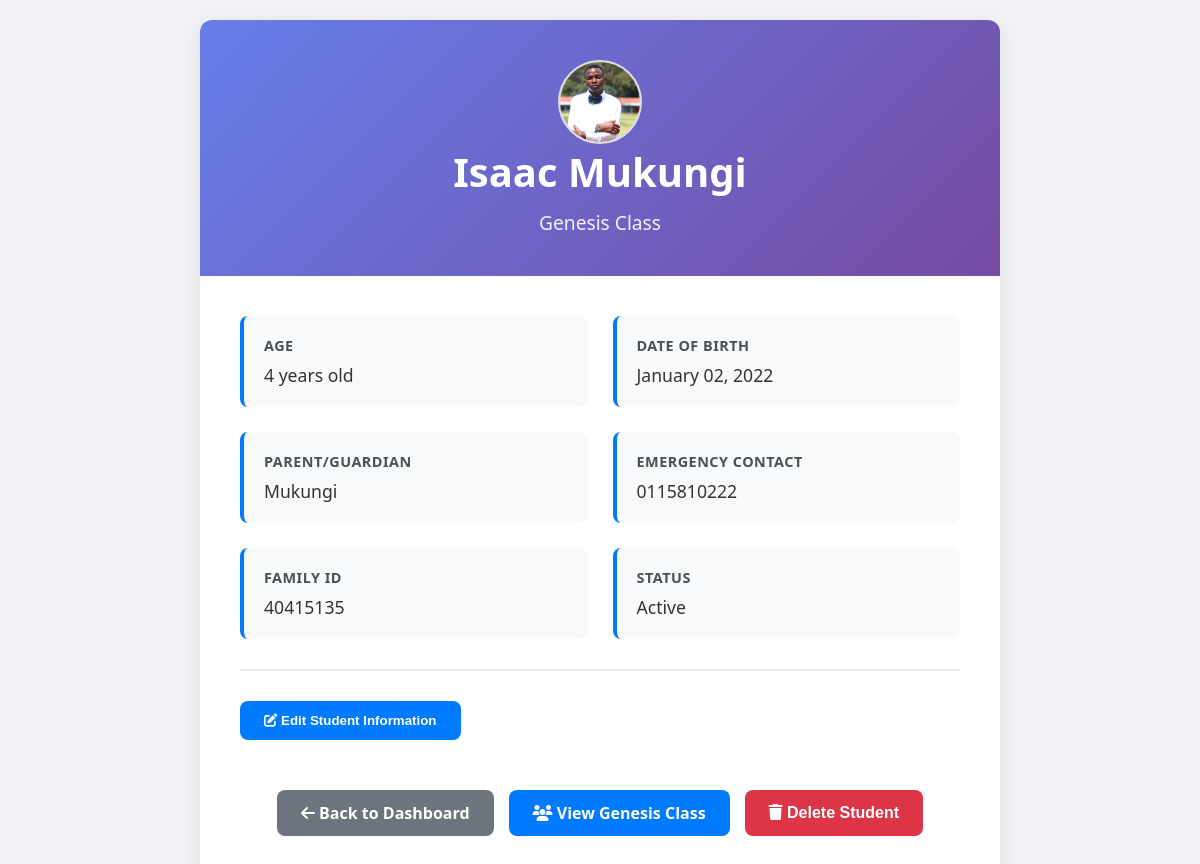
Page /student/40 (signed in) on the committed database.
### app.py (models this page shows)
class Student(db.Model):
    id = db.Column(db.Integer, primary_key=True)
    name = db.Column(db.String(100), nullable=False)
    dob = db.Column(db.String(20), nullable=False)
    parent = db.Column(db.String(100))
    contact = db.Column(db.String(50))
    student_class = db.Column(db.String(50))
    status = db.Column(db.String(10), default="active")
    deletion_requested = db.Column(db.Boolean, default=False)
    profile_image = db.Column(db.String(200))  # Store image filename
    family_id = db.Column(db.String(50))  # For grouping family members

### app.py (the view)
@app.route("/student/<int:student_id>")
def student_detail(student_id):
    if "user" not in session:
        flash("Please log in first.", "error")
        return redirect(url_for("home"))
    student = Student.query.get_or_404(student_id)
    birth_date = datetime.strptime(student.dob, "%Y-%m-%d")
    today = datetime.now()
    age = today.year - birth_date.year - ((today.month, today.day) < (birth_date.month, birth_date.day))
    formatted_date = birth_date.strftime("%B %d, %Y")
    return render_template("student_detail.html",
                         student=student,
                         age=age,
                         formatted_date=formatted_date)

### app.py (called while the page is built)
@app.context_processor
def inject_now():
    return {'now': datetime.now}

@app.context_processor
def utility_functions():
    def attendance_present(student_id, sunday):
        record = Attendance.query.filter_by(student_id=student_id, date=sunday).first()
        return record.present if record else False
    return dict(attendance_present=attendance_present)

### templates/student_detail.html (shortened to what this page needs)
<!DOCTYPE html>
<html lang="en">
<head>
    <link rel="stylesheet" href="{{ url_for('static', filename='css/styles.css') }}">
    <link rel="stylesheet" href="https://cdnjs.cloudflare.com/ajax/libs/font-awesome/6.5.0/css/all.min.css">
</head>
<body>
    <div class="student-profile">
        <div class="profile-header">
            {% if student.profile_image %}
                <img src="{{ url_for('static', filename='uploads/profiles/' + student.profile_image) }}"
                     alt="{{ student.name }}"
                     class="profile-image"
                     onclick="showLargeImage('{{ url_for('static', filename='uploads/profiles/' + student.profile_image) }}')">
            {% else %}
                <div class="default-avatar" onclick="alert('No profile photo available')">
                    <i class="fas fa-user"></i>
                </div>
            {% endif %}
            <h1 class="student-name">{{ student.name }}</h1>
            <p class="student-class">{{ student.student_class }} Class</p>
        </div>
        <div class="profile-content">
            <div class="info-grid">
                <div class="info-item">
                    <div class="info-label">Age</div>
                    <div class="info-value">{{ age }} years old</div>
                </div>
                <div class="info-item">
                    <div class="info-label">Date of Birth</div>
                    <div class="info-value">{{ formatted_date }}</div>
                </div>
                <div class="info-item">
                    <div class="info-label">Parent/Guardian</div>
                    <div class="info-value">{{ student.parent or 'Not provided' }}</div>
                </div>
                <div class="info-item">
                    <div class="info-label">Emergency Contact</div>
                    <div class="info-value">{{ student.contact or 'Not provided' }}</div>
                </div>
                {% if student.family_id %}
                <div class="info-item">
                    <div class="info-label">Family ID</div>
                    <div class="info-value">{{ student.family_id }}</div>
                </div>
                {% endif %}
                <div class="info-item">
                    <div class="info-label">Status</div>
                    <div class="info-value">{{ 'Active' if student.status == 'active' else 'Inactive' }}</div>
                </div>
            </div>
            {% if session['role'] == 'admin' or (session['role'] == 'teacher' and session.get('assigned_class') == student.student_class) %}
            <div class="edit-section">
                <button class="edit-toggle" onclick="toggleEditForm()">
                    <i class="fas fa-edit"></i> Edit Student Information
                </button>
            </div>
            {% endif %}
            <div class="btn-group">
                <a href="{{ url_for('dashboard') }}" class="btn btn-secondary">
                    <i class="fas fa-arrow-left"></i> Back to Dashboard
                </a>
                {% if session['role'] == 'admin' %}
                <a href="{{ url_for('dashboard', class_name=student.student_class) }}" class="btn btn-primary">
                    <i class="fas fa-users"></i> View {{ student.student_class }} Class
                </a>
                <button onclick="deleteStudentFromDetail({{ student.id }}, '{{ student.name }}')" class="btn btn-danger">
                    <i class="fas fa-trash"></i> Delete Student
                </button>
                {% endif %}
            </div>
        </div>
    </div>
</body>
</html>

### static/css/styles.css (style rules this page uses)
body { font-family: 'Segoe UI', sans-serif; margin: 0; padding: 0; background-color: #f8f8f8; color: #212121; }
img.profile-image { width: 120px; height: 120px; border-radius: 50%; object-fit: cover; background-position: center; background-repeat: no-repeat; border: 3px solid #ddd; }
img.student-photo, img.profile-image, img.student-detail-photo { width: 80px; height: 80px; border-radius: 50% !important; object-fit: cover !important; object-position: center; background-color: #f0f0f0; border: 2px solid #ddd; display: block; }
img.student-photo, img.profile-image { margin: 0 auto; display: block; }

### templates/student_detail.html (style rules this page uses)
body { margin: 0; padding: 20px; font-family: 'Segoe UI', Tahoma, Geneva, Verdana, sans-serif; background-color: #f0f2f5; }
.student-profile { max-width: 800px; margin: 0 auto; background: white; border-radius: 12px; box-shadow: 0 4px 20px rgba(0,0,0,0.08); overflow: hidden; }
.profile-header { background: linear-gradient(135deg, #667eea 0%, #764ba2 100%); color: white; padding: 40px 30px; text-align: center; position: relative; }
.student-name { font-size: 2.5rem; font-weight: 600; margin: 0 0 10px 0; }
.student-class { font-size: 1.2rem; opacity: 0.9; margin: 0; }
.profile-content { padding: 40px; }
.info-grid { display: grid; grid-template-columns: 1fr 1fr; gap: 25px; margin-bottom: 30px; }
.info-item { background: #f8f9fa; padding: 20px; border-radius: 8px; border-left: 4px solid #007bff; }
.info-label { font-weight: 600; color: #495057; font-size: 0.9rem; text-transform: uppercase; letter-spacing: 0.5px; margin-bottom: 8px; }
.info-value { font-size: 1.1rem; color: #333; font-weight: 500; }
.edit-section { border-top: 2px solid #e9ecef; padding-top: 30px; margin-top: 30px; }
.edit-toggle { background: #007bff; color: white; border: none; padding: 12px 24px; border-radius: 8px; font-weight: 600; cursor: pointer; margin-bottom: 20px; transition: background-color 0.3s; }
.btn-group { display: flex; gap: 15px; justify-content: center; margin-top: 30px; }
.btn { padding: 12px 24px; border-radius: 8px; text-decoration: none; font-weight: 600; transition: all 0.3s; border: none; cursor: pointer; font-size: 1rem; }
.btn-primary { background: #007bff; color: white; }
.btn-secondary { background: #6c757d; color: white; }
.btn-danger { background: #dc3545; color: white; }

### rows in the picture
Student: profile_image (picture), name "Isaac Mukungi", student_class "Genesis", parent "Mukungi", contact "0115810222", family_id "40415135", status "Active"
